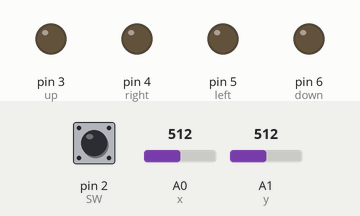
Simulated run of this sketch. Board: Arduino Uno, built with avr-gcc and run on an emulated ATmega328P. Shown: output pins drawn as LEDs (lit = HIGH). Inputs (shaded band) come from the test bench; at power-on: pin 2 (SW) HIGH, A0 (x) = 512, A1 (y) = 512.

Above: at 1.2 s.
1.3 s: pin 2 (SW) pulled LOW for 0.15 s
At 1.4 s:
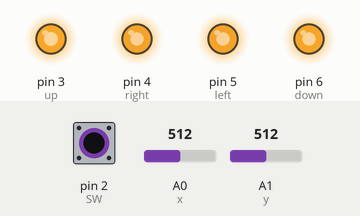
3.0 s: A0 (x) set to 0
At 3.7 s:
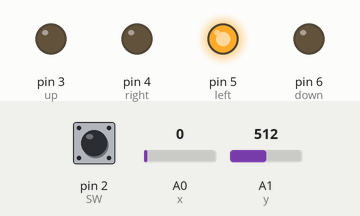
4.5 s: A1 (y) set to 0
At 4.9 s:
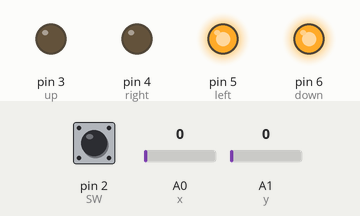
6.0 s: A0 (x) set to 122
At 7.2 s:
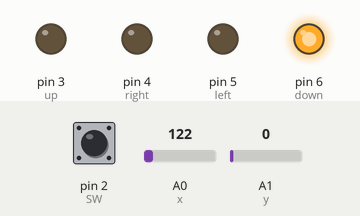
7.5 s: A1 (y) set to 1023
At 8.4 s:
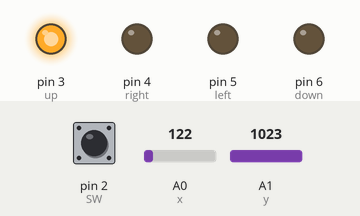
9.0 s: pin 2 (SW) pulled LOW for 0.15 s
At 9.17 s:
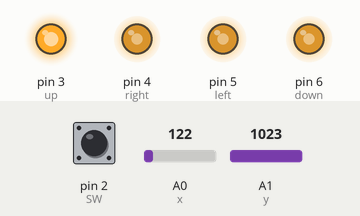
Timing chart, 0 to 11.7 s (numbered marks = the images above; inputs shaded):
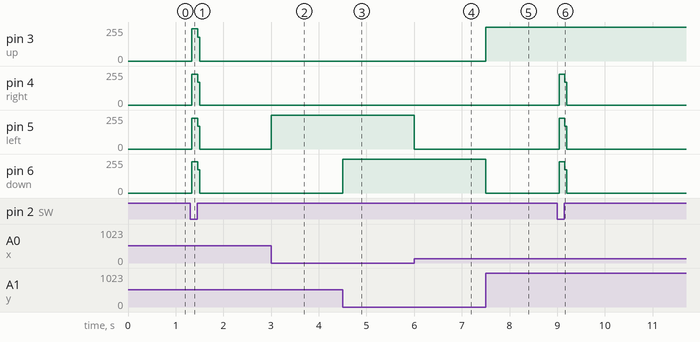

Measured:
- after the input at 1.3 s, pin 3 (up): 0/255 → 242/255 at once, → 0/255 0.12 s later; pin 4 (right): 0/255 → 229/255 at once, → 0/255 0.12 s later; pin 5 (left): 0/255 → 230/255 at once, → 0/255 0.12 s later; pin 6 (down): 0/255 → 235/255 at once, → 0/255 0.12 s later
- after the input at 3.0 s, pin 5 (left): 0/255 → 255/255 at once
- after the input at 4.5 s, pin 6 (down): 0/255 → 255/255 at once
- after the input at 6.0 s, pin 5 (left): 255/255 → 0/255 at once
- after the input at 7.5 s, pin 3 (up): 0/255 → 255/255 at once; pin 6 (down): 255/255 → 0/255 at once
- after the input at 9.0 s, pin 4 (right): 0/255 → 229/255 at once, → 0/255 0.12 s later; pin 5 (left): 0/255 → 230/255 at once, → 0/255 0.12 s later; pin 6 (down): 0/255 → 235/255 at once, → 0/255 0.12 s later

The sketch:

joy_stick.ino
```cpp
int x = A0;
int y = A1;
int SW = 2;

int up = 3;
int right = 4;
int left = 5;
int down = 6;

int xpos;
int ypos;
int swstate;

void setup() {
pinMode(x,INPUT);
pinMode(y,INPUT);
pinMode(SW,INPUT_PULLUP);

pinMode(up,OUTPUT);
pinMode(right,OUTPUT);
pinMode(left,OUTPUT);
pinMode(down,OUTPUT);
}

void loop() {
xpos = analogRead(x);
ypos = analogRead(y);

if (xpos == 1023){
digitalWrite(right,HIGH);
}
else{
digitalWrite(right,LOW);
}

if (xpos == 0){
digitalWrite(left,HIGH);
}
else{
digitalWrite(left,LOW);
}

if (ypos == 1023){
digitalWrite(up,HIGH);
}
else{
digitalWrite(up,LOW);
}

if(ypos == 0){
digitalWrite(down,HIGH);
}
else{
digitalWrite(down,LOW);
}

swstate = digitalRead(SW);
if (swstate == LOW){
digitalWrite(up,HIGH);
digitalWrite(right,HIGH);
digitalWrite(left,HIGH);
digitalWrite(down,HIGH);
}

}
```
